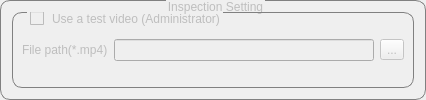
               <widget class="QGroupBox" name="inspection_groupBox">
                <property name="enabled">
                 <bool>false</bool>
                </property>
                <property name="styleSheet">
                 <string notr="true">QGroupBox{
border-width:1px;
border-style:solid;
border-radius: 10px;
border-color:gray;
margin-top:2.5ex;
}
QGroupBox::title{
subcontrol-origin:margin;
subcontrol-position:top center;
padding:0 1x;
}</string>
                </property>
                <property name="title">
                 <string>Inspection Setting</string>
                </property>
                <layout class="QGridLayout" name="gridLayout_24">
                 <item row="0" column="0">
                  <widget class="QGroupBox" name="useTestVideo_groupBox">
                   <property name="styleSheet">
                    <string notr="true">QGroupBox{
border-width:1px;
border-style:solid;
border-radius: 10px;
border-color:gray;
margin-top:1ex;
}
QGroupBox::title{
subcontrol-origin:margin;
subcontrol-position:top left;
left:15px;
margin-left:2px;
padding:0 1px;
}</string>
                   </property>
                   <property name="title">
                    <string>Use a test video (Administrator)</string>
                   </property>
                   <property name="checkable">
                    <bool>true</bool>
                   </property>
                   <property name="checked">
                    <bool>false</bool>
                   </property>
                   <layout class="QVBoxLayout" name="verticalLayout_12">
                    <item>
                     <layout class="QHBoxLayout" name="horizontalLayout_17">
                      <item>
                       <widget class="QLabel" name="testVideo_filePath_label">
                        <property name="text">
                         <string>File path(*.mp4)</string>
                        </property>
                       </widget>
                      </item>
                      <item>
                       <widget class="QLineEdit" name="testVideo_filePath_lineEdit">
                        <property name="minimumSize">
                         <size>
                          <width>260</width>
                          <height>0</height>
                         </size>
                        </property>
                       </widget>
                      </item>
                      <item>
                       <widget class="QToolButton" name="testVideo_toolButton">
                        <property name="text">
                         <string>...</string>
                        </property>
                       </widget>
                      </item>
                     </layout>
                    </item>
                   </layout>
                  </widget>
                 </item>
                </layout>
               </widget>
